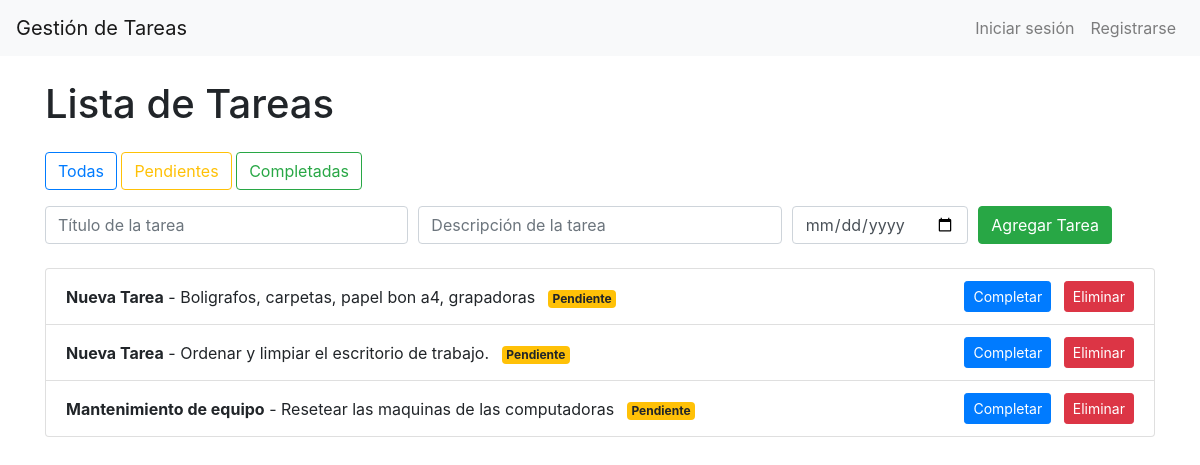
The page / on the database its author committed.
### tareas/models.py (models this page shows, shortened)
class Tarea(models.Model):
    nombre = models.CharField(max_length=200)
    descripcion = models.TextField(blank=True, null=True)
    fecha_creacion = models.DateTimeField(auto_now_add=True)
    usuario = models.CharField(max_length=100, null=True, blank=True)
    titulo = models.CharField(max_length=200, default="Nueva Tarea")  # Default value added
    fecha_vencimiento = models.DateField(null=True, blank=True)
    estado = models.BooleanField(default=False)

### tareas/views.py (the view, shortened to what this page needs)
# urls.py: path('', views.lista_tareas, name='lista_tareas'),
def lista_tareas(request):
    filtro = request.GET.get('filtro', 'todas')
    if filtro == 'pendientes':
        tareas = Tarea.objects.filter(estado=False)
    elif filtro == 'completadas':
        tareas = Tarea.objects.filter(estado=True)
    else:
        tareas = Tarea.objects.all()
    return render(request, 'tareas/lista_tareas.html', {'tareas': tareas})

### tareas/templates/tareas/lista_tareas.html (shortened to what this page needs)
<!DOCTYPE html>
<html lang="es">
<head>
    <link href="https://stackpath.bootstrapcdn.com/bootstrap/4.5.2/css/bootstrap.min.css" rel="stylesheet">
</head>
<body>
    <nav class="navbar navbar-expand-lg navbar-light bg-light">
        <a class="navbar-brand" href="{% url 'lista_tareas' %}">Gestión de Tareas</a>
        <div class="navbar-nav ml-auto">
            {% if user.is_authenticated %}
                <a class="nav-item nav-link" href="{% url 'logout' %}">Cerrar sesión</a>
            {% else %}
                <a class="nav-item nav-link" href="{% url 'login' %}">Iniciar sesión</a>
                <a class="nav-item nav-link" href="{% url 'registro' %}">Registrarse</a>
            {% endif %}
        </div>
    </nav>
    <div class="container mt-4">
        <h1 class="mb-4">Lista de Tareas</h1>
        <div class="mb-3">
            <a href="?filtro=todas" class="btn btn-outline-primary {% if filtro == 'todas' %}active{% endif %}">Todas</a>
            <a href="?filtro=pendientes" class="btn btn-outline-warning {% if filtro == 'pendientes' %}active{% endif %}">Pendientes</a>
            <a href="?filtro=completadas" class="btn btn-outline-success {% if filtro == 'completadas' %}active{% endif %}">Completadas</a>
        </div>
        <form method="post" class="mb-4">
            <div class="form-row">
                <div class="col-md-4">
                    <input type="text" name="titulo" class="form-control" placeholder="Título de la tarea" required>
                </div>
                <div class="col-md-4">
                    <input type="text" name="descripcion" class="form-control" placeholder="Descripción de la tarea">
                </div>
                <div class="col-md-2">
                    <input type="date" name="fecha_vencimiento" class="form-control">
                </div>
                <div class="col-md-2">
                    <button type="submit" class="btn btn-success">Agregar Tarea</button>
                </div>
            </div>
        </form>
        <ul class="list-group">
            {% for tarea in tareas %}
                <li class="list-group-item d-flex justify-content-between align-items-center">
                    <div>
                        <strong>{{ tarea.titulo }}</strong> - {{ tarea.descripcion }}
                        {% if tarea.estado %}
                            <span class="badge badge-success ml-2">Completada</span>
                        {% else %}
                            <span class="badge badge-warning ml-2">Pendiente</span>
                        {% endif %}
                    </div>
                    <div>
                        {% if not tarea.estado %}
                            <a href="{% url 'completar_tarea' tarea.id %}" class="btn btn-sm btn-primary mr-2">Completar</a>
                        {% endif %}
                        <a href="{% url 'eliminar_tarea' tarea.id %}" class="btn btn-sm btn-danger">Eliminar</a>
                    </div>
                </li>
            {% empty %}
                <li class="list-group-item">No hay tareas disponibles.</li>
            {% endfor %}
        </ul>
    </div>
</body>
</html>

### rows shown on the page
Tarea: titulo "Nueva Tarea", descripcion "Boligrafos, carpetas, papel bon a4, grapadoras", estado "Pendiente"
Tarea: titulo "Nueva Tarea", descripcion "Ordenar y limpiar el escritorio de trabajo.", estado "Pendiente"
Tarea: titulo "Mantenimiento de equipo", descripcion "Resetear las maquinas de las computadoras", estado "Pendiente"
